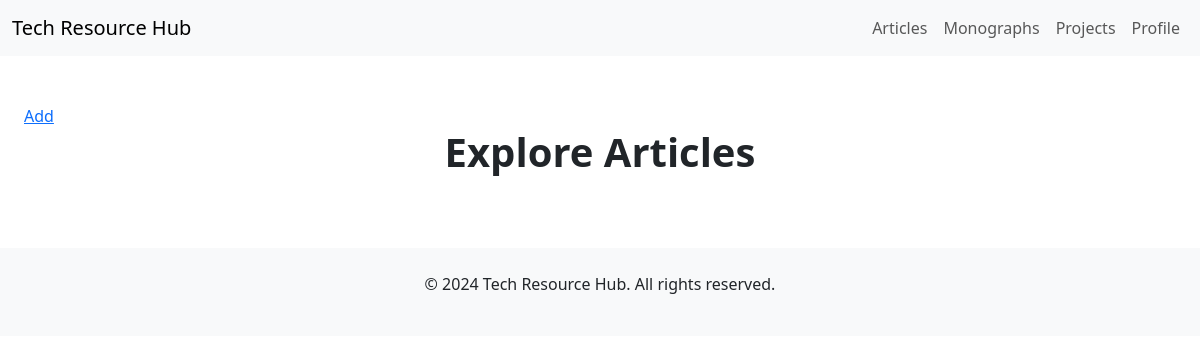
Page /articles/ (signed in) on the earlier database version.
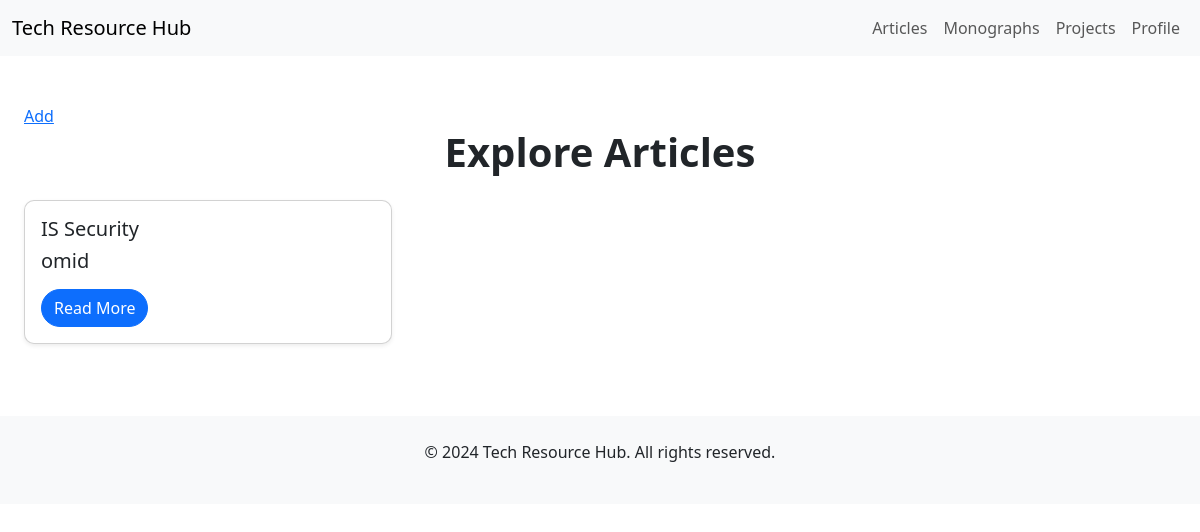
Same page on the later database version.
### resources/models.py (models this page shows, shortened)
class Article(models.Model):
    user = models.ForeignKey(User, on_delete=models.CASCADE, related_name='articles')
    title = models.CharField(max_length=200)
    abstract = models.TextField()
    file = models.FileField(upload_to='articles/files/', blank=True, null=True)
    created_at = models.DateTimeField(auto_now_add=True)

### resources/views.py (the view)
# urls.py: path('articles/', views.articles_view, name='articles'),
@login_required
def articles_view(request):
    articles = Article.objects.filter(user=request.user)
    return render(request, 'resources/articles.html', {'articles': articles})

### resources/templates/resources/articles.html (shortened to what this page needs)
{% extends 'resources/base.html' %}
{% block content %}
<div class="container my-5">
    <a href="{% url 'resources:add_article' %}">Add</a>
    <h1 class="text-center mb-4">Explore Articles</h1>
    <div class="row">
        {% for article in articles %}
        <div class="col-md-4 mb-4">
            <div class="card h-100 shadow-sm">
                <div class="card-body">
                    <h5 class="card-title">{{ article.title }}</h5>
                    <h5> {{article.user.username }} </h5>
                    <a href="{% url 'resources:article_detail' article.pk %}" class="btn btn-primary">Read More</a>
                </div>
            </div>
        </div>
        {% endfor %}
    </div>
</div>
{% endblock %}

Differences in the rows shown:
added Article: title "IS Security", user.username "omid"
